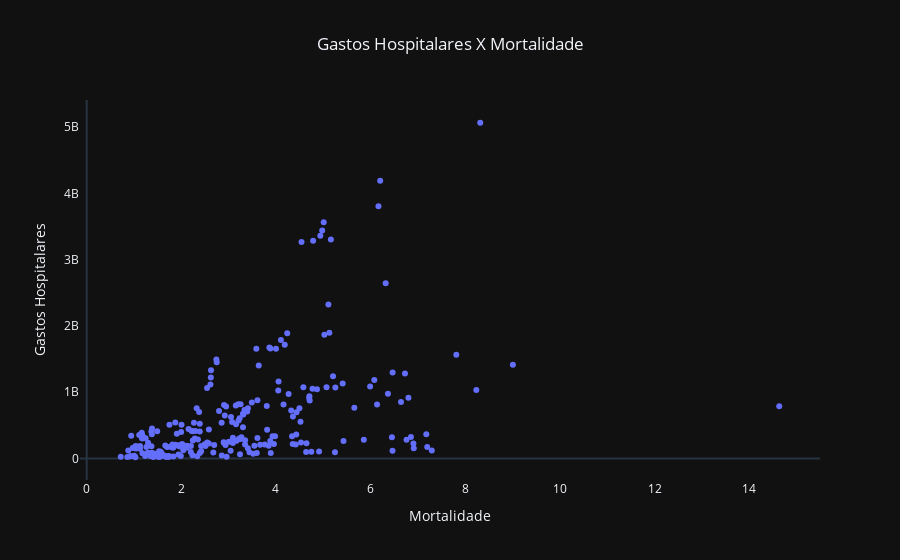

Notebook source saved alongside this figure:
### Markdown cell above
### análise da relação entre mortalidade e gastos ou gastos per capita

### Code cell
# Criando um gráfico para gastos e gastos_percapita com mortalidade


fig_scatter_mortalidade = px.scatter(
    df, x='mortalidade', y='gastos',title='Gastos Hospitalares X Mortalidade', template='plotly_dark').update_layout(
        title_x=0.5).update_xaxes(
            title='Mortalidade', showgrid=False).update_yaxes(
                title='Gastos Hospitalares', showgrid=False)

fig_scatter_mortalidade.show()

### Figure 1 — Plotly figure (JSON) as saved in the notebook; plotly's stock layout.template omitted (floating-point values rounded to 4 significant figures; data arrays with more than 128 entries replaced by an {"elided": "..."} marker saying what was removed)
{"data": [{"hovertemplate": "mortalidade=%{x}<br>gastos=%{y}<extra></extra>", "legendgroup": "", "marker": {"color": "#636efa", "symbol": "circle"}, "mode": "markers", "name": "", "orientation": "v", "showlegend": false, "type": "scatter", "x": {"elided": "243 float values"}, "xaxis": "x", "y": {"elided": "243 float values"}, "yaxis": "y"}], "layout": {"legend": {"tracegroupgap": 0}, "title": {"text": "Gastos Hospitalares X Mortalidade", "x": 0.5}, "xaxis": {"anchor": "y", "domain": [0, 1], "showgrid": false, "title": {"text": "Mortalidade"}}, "yaxis": {"anchor": "x", "domain": [0, 1], "showgrid": false, "title": {"text": "Gastos Hospitalares"}}}}
